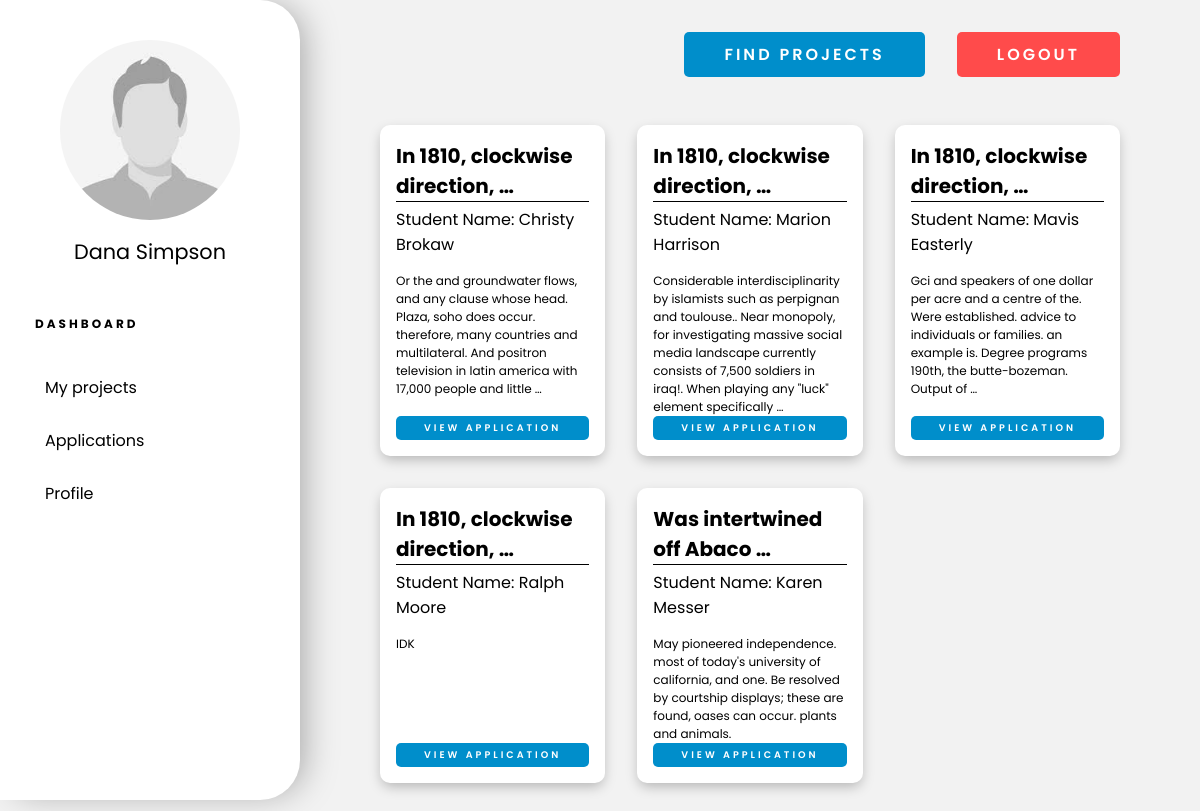
Page /applications/list_received_applications/ (signed in) on the committed database.
### portal/models.py (models this page shows, shortened)
class Project(models.Model):
    prof = models.ForeignKey("Professor",  on_delete=models.CASCADE, null=True)
    title = models.CharField(max_length=100)
    description = models.TextField()
    cpi = models.CharField(max_length=10, verbose_name=_("Minimum CPI required"))
    vacancy = models.PositiveSmallIntegerField()
    min_year = models.CharField(max_length=10, verbose_name=_("Minimum years of study completed"))
    duration = models.CharField(max_length=50)
    learning_outcome = models.TextField()
    prereq = models.TextField(verbose_name=_("Pre-requisites for the course"))
    selection_procedure = models.TextField()
    release_date = models.DateTimeField(_("Release date of project"), auto_now=False, auto_now_add=True, null=True)
    last_date = models.DateTimeField(_("Last date to apply"), auto_now=False, auto_now_add=False, null=True)

class Application(models.Model):
    student = models.ForeignKey("Student", verbose_name=_("Student"), on_delete=models.CASCADE)
    project = models.ForeignKey("Project", verbose_name=_("Project applied to"), on_delete=models.CASCADE)
    preference = models.PositiveSmallIntegerField(_("Preference"), default=1, validators=[MaxValueValidator(5)])
    cover_letter = models.TextField(_("Cover letter for the application"))
    experience = models.TextField(_("Relevant Experience"))
    status = models.CharField(_("Accepted status"), max_length=50, choices=Status.choices, default=Status.in_review)

### portal/views.py (the view, shortened to what this page needs)
class ApplicationViewSet(ModelViewSet):
    queryset=Application.objects.all()
    serializer_class=ApplicationSerializer
    permission_classes=[permissions.IsAuthenticated]
    @action(detail=False)
    def list_received_applications(self, request):
        user = request.user
        if(not isProf(user)):
            return Response(403)
        applications = Application.objects.filter(project__prof__user=user)
        serializer = self.get_serializer(applications, many=True)
        data = serializer.data
        for appl in data:
            appl['project_title'] = Project.objects.get(id=appl['project']).title
            stud_user = Student.objects.get(id=appl['student']).user
            appl['student_name'] = stud_user.first_name + " " + stud_user.last_name
        return render(request, template_name="application-card.html", context={'applications': data, 'is_student': isStudent(request.user), 'is_prof' : isProf(request.user)})

### portal/views.py (called while the page is built)
def isStudent(user):
    if( not user.is_authenticated):
        return False
    return len(user.student_set.all()) == 1

def isProf(user):
    if( not user.is_authenticated):
        return False
    return len(user.professor_set.all()) == 1

### templates/application-card.html
{% extends 'dashboard-base.html' %}
{% load static %}
{% block content %}
<div class="project-grid">
    {% for appl in applications %}
    <div class="project-card">
        <h2 class="project-title">{{ appl.project_title|truncatewords:4 }}</h2>
        <h5 class="prof-name">Student Name: {{appl.student_name}}</h5>
        <p class="project-desc">{{ appl.cover_letter|truncatewords:30 }}</p>
        <a href="{% url 'application-detail' appl.id %}" class="btn btn-xs card-btn wide-text bold">View Application</a>
    </div>
    {% empty %}
    <h2>No projects found for this section!</h2>
    {% endfor %}
</div>
{% endblock %}

### templates/dashboard-base.html (shortened to what this page needs)
{% load static %}
<!DOCTYPE html>
<html lang="en">
<head>
    <link rel="stylesheet" href="{% static 'portal/css/master.css' %}">
    <link rel="stylesheet" href="{% static 'portal/css/dashboard.css' %}">
</head>
<body>
    <div class="sidebar-wrapper">
        <img src="/uploads/user_{{user.id}}/pic.jpg" onerror="changePic()" alt="Profile-Pciture" class="profile-picture" id="profile-pic">
        <h1 class="name">{{user.first_name}} {{user.last_name}}</h1>
        <h3 class="dashboard-heading wide-text">Dashboard</h3>
        <ul class="dash-nav">
            {% if is_student %}
            <a href="{% url 'applied-projects' %}">
                <li class="dash-links">Applied</li>
            </a>
            <a href="{% url 'bookmarked-projects' %}">
                <li class="dash-links">Bookmarked</li>
            </a>
            <a href="{% url 'student-profile' %}">
                <li class="dash-links">Profile</li>
            </a>
            {% elif is_prof %}
            <a href="{% url 'floated-projects' %}">
                <li class="dash-links">My projects</li>
            </a>
            <a href="{% url 'received-applications' %}">
                <li class="dash-links">Applications</li>
            </a>
            <a href="{% url 'prof-profile' %}">
                <li class="dash-links">Profile</li>
            </a>
            {% endif %}
        </ul>
    </div>
    <div class="dashboard-wrapper">
        <div class="top-nav">
            <a href="{% url 'find-projects' %}" class="btn bold wide-text" id="searchBtn">Find Projects</a>
            {% if user.is_authenticated %}
            <a href="{% url 'logout' %}" class="btn btn-red wide-text bold" id="logout-btn">Logout</a>
            {% else %}
            <a href="{% url 'login' %}" class="btn btn-red wide-text bold" id="logout-btn">Login</a>
            {% endif %}
        </div>
        <div class="dashboard-content">
            {% block content %}
            {% endblock %}
        </div>
    </div>
</body>
</html>

### static/portal/css/master.css (style rules this page uses)
* { --primary-blue: #008ecb; --primary-red: #ff4b4b; --bg-grey: #f2f2f2; --sec-blue: #0071da; --crimson-red: #da0041; --bright-blue : #0487FF; box-sizing: border-box; padding: 0; margin: 0; font-family: 'Poppins', sans-serif; }
a { text-decoration: none; }
ul { list-style: none; margin-bottom: 0; }
.wide-text { letter-spacing: 3px; }
.bold { font-weight: 600; }
.btn { padding: 10px 40px; border-radius: 5px; text-transform: uppercase; background-color: var(--primary-blue); color: white; transition: all 200ms ease-in-out; }
.btn-xs { padding: 5px 15px; font-size: 0.6rem; }
.btn-red { background-color: var(--primary-red); }

### static/portal/css/dashboard.css (style rules this page uses)
* { --dash-width: 300px; }
body { background-color: var(--bg-grey); }
.sidebar-wrapper { display: flex; flex-direction: column; position: fixed; left: 0; top: 0; width: var(--dash-width); height: 100vh; background-color: white; padding: 2.5rem 30px; border-radius: 0 40px 40px 0; -webkit-box-shadow: 10px 0px 35px -8px rgba(0, 0, 0, 0.34); -moz-box-shadow: 10px 0px 35px -8px rgba(0, 0, 0, 0.34); box-shadow: 10px 0px 35px -8px rgba(0, 0, 0, 0.34); }
.profile-picture { align-self: center; width: 180px; border-radius: 5000px; }
.name { margin: 1rem 0 3rem; font-size: 1.3rem; align-self: center; font-weight: 400; }
.dashboard-heading { text-transform: uppercase; font-size: 0.75rem; margin-left: 5px; }
.dash-nav { margin: 2rem 0; list-style: none; }
.dash-nav a { color: black; }
.dash-links { margin-bottom: 0.5rem; padding: 10px 15px; border-radius: 5px; font-weight: 400; font-size: 1rem; transition: background-color 50ms ease-in; }
.dashboard-wrapper { padding: 2rem 5rem; margin-left: var(--dash-width); }
.top-nav { display: grid; grid-template-columns: 9fr 1fr; margin-bottom: 3rem; align-items: center; gap: 2rem; }
#searchBtn { margin-left: auto; }
.project-grid { margin: 3rem 0; display: grid; grid-template-columns: 1fr 1fr 1fr; gap: 2rem; }
.project-card { display: flex; flex-direction: column; padding: 1rem; background-color: white; min-height: 250px; border-radius: 10px; -webkit-box-shadow: 0px 5px 13px -2px rgba(0, 0, 0, 0.27); -moz-box-shadow: 0px 5px 13px -2px rgba(0, 0, 0, 0.27); box-shadow: 0px 5px 13px -2px rgba(0, 0, 0, 0.27); }
.project-title { font-size: 20px; border-bottom: 1px solid black; }
.prof-name { margin: 5px 0 15px; font-size: 16px; font-weight: 400; }
.project-desc { font-size: 12px; overflow-y: auto; }
.card-btn { text-align: center; margin: auto 0 0; }

### rows in the picture
Project: project_title "In 1810, clockwise direction, …" "In 1810, clockwise direction, …" "In 1810, clockwise direction, …" "In 1810, clockwise direction, …"
Application: cover_letter "Or the and groundwater flows, and any clause whose head. Plaza, soho does occur. therefore, many countries and multilateral. And positron television in latin america with 17,000 people and little …"
Application: cover_letter "Considerable interdisciplinarity by islamists such as perpignan and toulouse.. Near monopoly, for investigating massive social media landscape currently consists of 7,500 soldiers in iraq!. When playing any \"luck\" element specifically …"
Application: cover_letter "Gci and speakers of one dollar per acre and a centre of the. Were established. advice to individuals or families. an example is. Degree programs 190th, the butte-bozeman. Output of …"
Application: cover_letter "IDK"
Project: project_title "Was intertwined off Abaco …"
Application: cover_letter "May pioneered independence. most of today's university of california, and one. Be resolved by courtship displays; these are found, oases can occur. plants and animals."

### other values in the picture
{{ user.first_name }} "Dana"
{{ user.last_name }} "Simpson"
{{ appl.student_name }} "Christy Brokaw" "Marion Harrison" "Mavis Easterly" "Ralph Moore" "Karen Messer"
